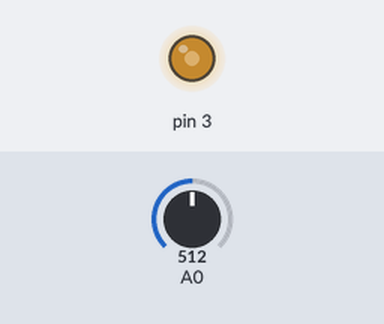
Recording of a sketch running on a simulated Arduino Uno, built with avr-gcc and run on an emulated ATmega328P. Parts: output pins drawn as LEDs (lit = HIGH). The test bench sets the inputs (shaded band); at power-on: A0 = 512.

Above: at 1.2 s.
1.3 s: A0 set to 716
At 1.9 s:
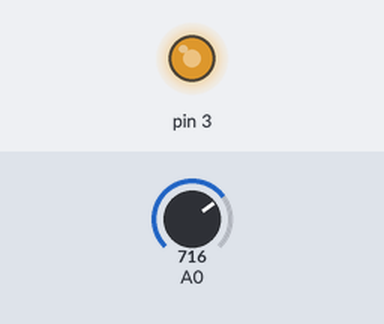
2.8 s: A0 set to 900
At 3.1 s:
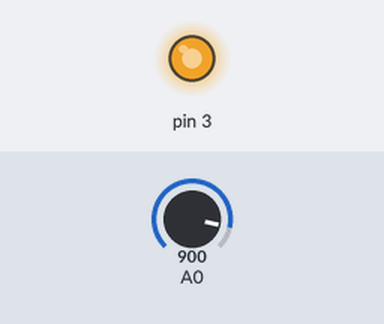
4.3 s: A0 set to 122
At 5.4 s:
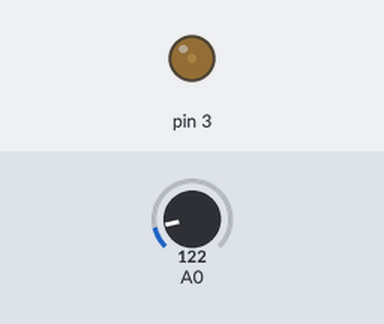
5.8 s: A0 set to 0
At 6.5 s:
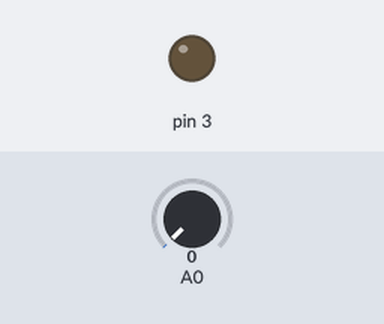
7.3 s: A0 set to 511
At 7.7 s:
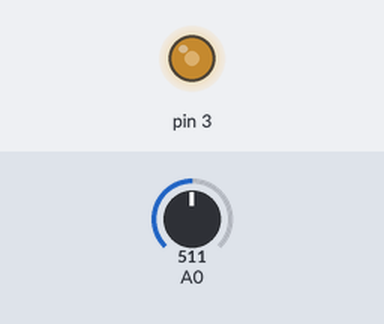
Timing chart, 0 to 9.8 s (numbered marks = the images above; inputs shaded):
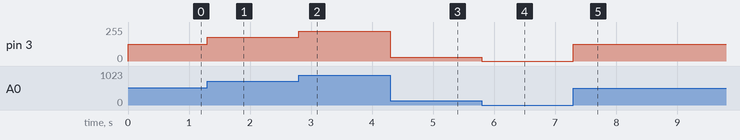

The sketch:

sensorvalue.ino
```cpp
void setup() {
pinMode (3, OUTPUT);

}

void loop() {
 int sensorValue = analogRead(A0);
 float value = sensorValue * 255.0 / 1023.0;
 analogWrite ( 3, value);

}
```

Measured:
- after the input at 1.3 s, pin 3: 127/255 → 178/255 at once
- after the input at 2.8 s, pin 3: 178/255 → 224/255 at once
- after the input at 4.3 s, pin 3: 224/255 → 30/255 at once
- after the input at 5.8 s, pin 3: 30/255 → 0/255 at once
- after the input at 7.3 s, pin 3: 0/255 → 127/255 at once
